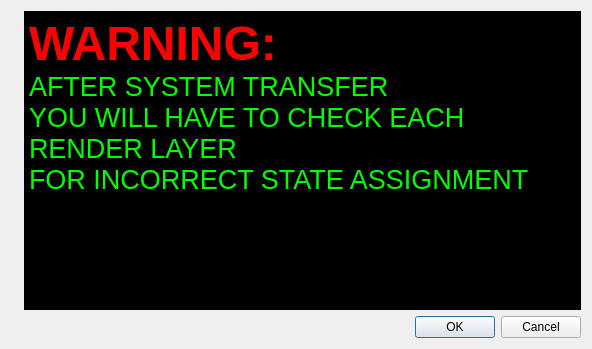
<?xml version="1.0" encoding="UTF-8"?>
<ui version="4.0">
 <class>Dialog</class>
 <widget class="QDialog" name="Dialog">
  <property name="geometry">
   <rect>
    <x>0</x>
    <y>0</y>
    <width>592</width>
    <height>349</height>
   </rect>
  </property>
  <property name="minimumSize">
   <size>
    <width>592</width>
    <height>349</height>
   </size>
  </property>
  <property name="maximumSize">
   <size>
    <width>592</width>
    <height>1786</height>
   </size>
  </property>
  <property name="windowTitle">
   <string>Dialog</string>
  </property>
  <property name="modal">
   <bool>false</bool>
  </property>
  <layout class="QVBoxLayout" name="verticalLayout">
   <item>
    <layout class="QHBoxLayout" name="horizontalLayout">
     <item>
      <widget class="QLabel" name="label">
       <property name="maximumSize">
        <size>
         <width>200</width>
         <height>300</height>
        </size>
       </property>
       <property name="text">
        <string/>
       </property>
       <property name="pixmap">
        <pixmap>//isln-smb/aw_config/Git_Live_Code/Software/Maya/icons/Smokey_Bear.jpg</pixmap>
       </property>
       <property name="scaledContents">
        <bool>true</bool>
       </property>
      </widget>
     </item>
     <item>
      <widget class="QTextEdit" name="textEdit">
       <property name="enabled">
        <bool>true</bool>
       </property>
       <property name="maximumSize">
        <size>
         <width>800</width>
         <height>600</height>
        </size>
       </property>
       <property name="styleSheet">
        <string notr="true">background-color: rgb(0, 0, 0);</string>
       </property>
       <property name="readOnly">
        <bool>true</bool>
       </property>
       <property name="html">
        <string>&lt;!DOCTYPE HTML PUBLIC &quot;-//W3C//DTD HTML 4.0//EN&quot; &quot;http://www.w3.org/TR/REC-html40/strict.dtd&quot;&gt;
&lt;html&gt;&lt;head&gt;&lt;meta name=&quot;qrichtext&quot; content=&quot;1&quot; /&gt;&lt;style type=&quot;text/css&quot;&gt;
p, li { white-space: pre-wrap; }
&lt;/style&gt;&lt;/head&gt;&lt;body style=&quot; font-family:'MS Shell Dlg 2'; font-size:8.25pt; font-weight:400; font-style:normal;&quot;&gt;
&lt;p style=&quot; margin-top:0px; margin-bottom:0px; margin-left:0px; margin-right:0px; -qt-block-indent:0; text-indent:0px;&quot;&gt;&lt;span style=&quot; font-size:36pt; font-weight:600; color:#ff0000;&quot;&gt;WARNING: &lt;/span&gt;&lt;/p&gt;
&lt;p style=&quot; margin-top:0px; margin-bottom:0px; margin-left:0px; margin-right:0px; -qt-block-indent:0; text-indent:0px;&quot;&gt;&lt;span style=&quot; font-size:20pt; color:#00ff00;&quot;&gt;AFTER SYSTEM TRANSFER&lt;/span&gt;&lt;/p&gt;
&lt;p style=&quot; margin-top:0px; margin-bottom:0px; margin-left:0px; margin-right:0px; -qt-block-indent:0; text-indent:0px;&quot;&gt;&lt;span style=&quot; font-size:20pt; color:#00ff00;&quot;&gt;YOU WILL HAVE TO CHECK EACH RENDER LAYER&lt;/span&gt;&lt;/p&gt;
&lt;p style=&quot; margin-top:0px; margin-bottom:0px; margin-left:0px; margin-right:0px; -qt-block-indent:0; text-indent:0px;&quot;&gt;&lt;span style=&quot; font-size:20pt; color:#00ff00;&quot;&gt;FOR INCORRECT STATE ASSIGNMENT&lt;/span&gt;&lt;/p&gt;&lt;/body&gt;&lt;/html&gt;</string>
       </property>
      </widget>
     </item>
    </layout>
   </item>
   <item>
    <widget class="QDialogButtonBox" name="buttonBox">
     <property name="orientation">
      <enum>Qt::Horizontal</enum>
     </property>
     <property name="standardButtons">
      <set>QDialogButtonBox::Cancel|QDialogButtonBox::Ok</set>
     </property>
     <property name="centerButtons">
      <bool>false</bool>
     </property>
    </widget>
   </item>
  </layout>
 </widget>
 <resources/>
 <connections>
  <connection>
   <sender>buttonBox</sender>
   <signal>accepted()</signal>
   <receiver>Dialog</receiver>
   <slot>accept()</slot>
   <hints>
    <hint type="sourcelabel">
     <x>248</x>
     <y>254</y>
    </hint>
    <hint type="destinationlabel">
     <x>157</x>
     <y>274</y>
    </hint>
   </hints>
  </connection>
  <connection>
   <sender>buttonBox</sender>
   <signal>rejected()</signal>
   <receiver>Dialog</receiver>
   <slot>reject()</slot>
   <hints>
    <hint type="sourcelabel">
     <x>316</x>
     <y>260</y>
    </hint>
    <hint type="destinationlabel">
     <x>286</x>
     <y>274</y>
    </hint>
   </hints>
  </connection>
 </connections>
</ui>
